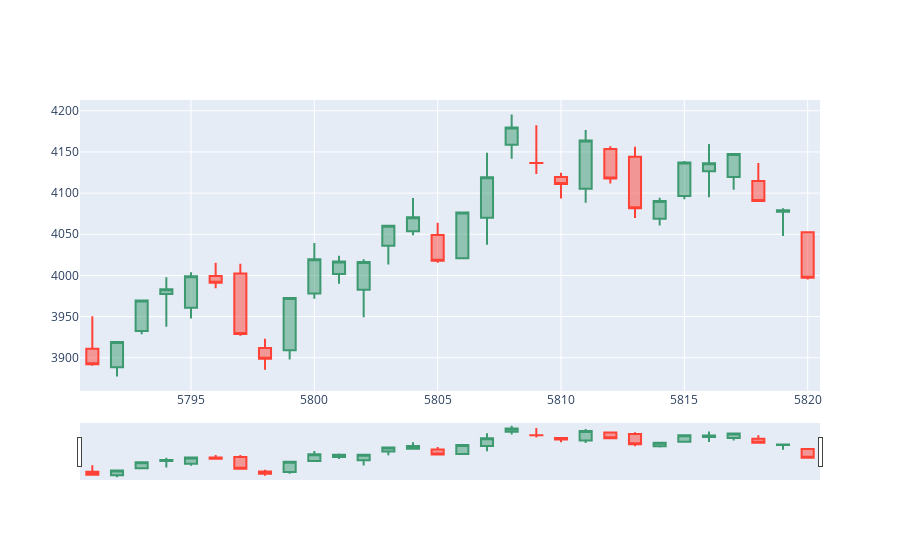

Here is the notebook cell this chart was saved with:
### Code cell
#Grafico de velas de los ultima semana
candlestick = go.Candlestick(
                  x     = sp500_mes.index,
                  open  = sp500_mes.Open,
                  close = sp500_mes.Close,
                  low   = sp500_mes.Low,
                  high  = sp500_mes.High,
              )
fig = go.Figure(candlestick)
fig.show()
